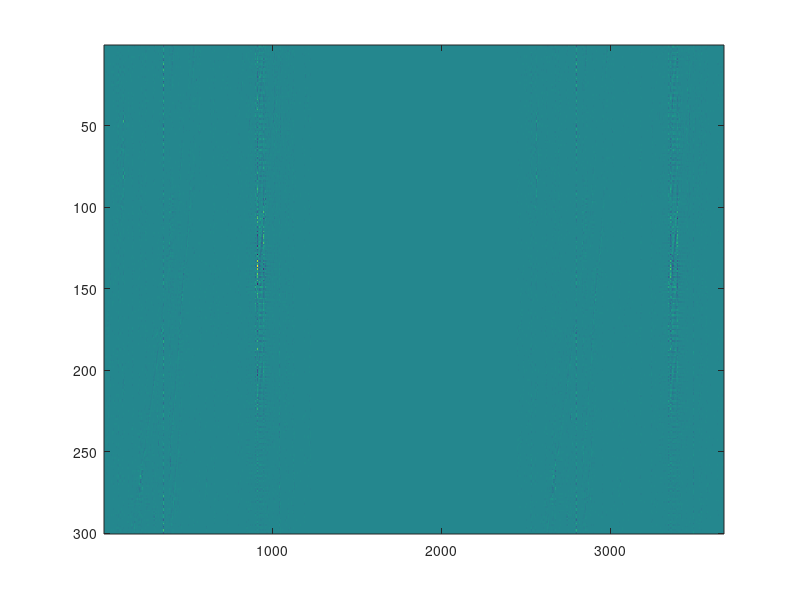

Here is the MATLAB script that generated this plot: (Note: this script raises an error after producing the figure.)
%% THIS IS A SCRIPT TO DEMONSTRATE RESIDUAL DICTIONARY LEARNING FOR SIGNAL LEAKAGE RETRIEVAL
clc;clear;close all;

addpath(genpath('./subroutines'));


%% from urban DAS
%% patch size l1*l2
l1=32;l2=32;s1=16;s2=16;
c1=32;c2=16;%size of the 1D cosine dictionary (if c2>c1, overcomplete)
%% DCT dictionary (dctmtx will generates orthogonal transform)
dct=zeros(c1,c2);
for k=0:1:c2-1
    V=cos([0:1:c1-1]'*k*pi/c2);
    if k>0
        V=V-mean(V);
    end
    dct(:,k+1)=V/norm(V);
end
DCT=kron(dct,dct);%2D DCT dictionary (64,256)
param=struct('T',3,'niter',10,'mode',1,'K',64,'D',DCT);
perc=7;

%chenyk.data/students_postdocs/wanghang/urbandas_example/d_in.mat ./
%chenyk.data/students_postdocs/wanghang/urbandas_example/d_out.mat ./

load data/wang_in.mat;
load data/wang_out.mat;

d=d_in;
d3=d_out;
figure('units','normalized','Position',[0.2 0.4 0.8, 0.6],'color','w');
imagesc([d,d3,d-d3]);colormap(sr_seis);caxis([-0.01,0.01]);

%test clip
d1=sr_clip(d,-0.04,0.04);
figure('units','normalized','Position',[0.2 0.4 0.8, 0.6],'color','w');
imagesc([d,d1,d-d1]);colormap(sr_seis);caxis([-0.01,0.01]);

%test bp
d2=sr_bandpass(d,0.004,0,40);
figure('units','normalized','Position',[0.2 0.4 0.8, 0.6],'color','w');
imagesc([d,d2,d-d2]);colormap(sr_seis);caxis([-0.01,0.01]);


%% residual learning
% X=sr_patch(d,mode,l1,l2,s1,s2);
% [D,G]=sr_sgk(X,param);
% G2=sr_ompN(D,X,T);
% perc=1;
% G2=sr_pthresh(G2,'ph',perc);
% X2=D*G2;
% d3=sr_patch_inv(X2,mode,n1,n2,l1,l2,s1,s2);
% figure;imagesc([dc,d,d3,d-d3]);colormap(sr_seis);
% sr_snr(dc,d3)
[n1,n2]=size(d);
XX=sr_patch(d3,1,l1,l2,s1,s2);
% XXn=sr_patch(sr_clip(d-d3,-0.02,0.02),1,l1,l2,s1,s2);
XXn=sr_patch(sr_bandpass(sr_clip(d-d3,-0.04,0.04),0.004,0,40),1,l1,l2,s1,s2);
[DD,GG]=sr_sgk(XX,param);
Gn=sr_ompN(DD,XXn,3);
perc=1;
Gn=sr_pthresh(Gn,'ph',perc);
Xn=DD*Gn;
d33=sr_patch_inv(Xn,1,n1,n2,l1,l2,s1,s2);
d33=sr_mf(d33,5,1,1);
d33=sr_mf(d33,5,1,2);
d4=d3+d33;
% figure('units','normalized','Position',[0.2 0.4 0.8, 0.6],'color','w');
% imagesc([d,d3,d-d3,d33,d-d3-d33]);colormap(sr_seis);caxis([-0.01,0.01]);
% figure('units','normalized','Position',[0.2 0.4 0.8, 0.6],'color','w');
% imagesc([d,d3,d4,d-d3,d-d4]);colormap(sr_seis);caxis([-0.01,0.01]);

dt=0.20;%s
dx=1;%m
t=[0:n1-1]*dt;
x=1:n2;
indt=100:151;indx=900:1000;indt2=200:250;indx2=200:400;
figure('units','normalized','Position',[0.2 0.4 0.6, 1.0],'color','w');
subplot(6,3,1);imagesc(x,t,d);colormap(sr_seis);caxis([-0.01,0.01]);title('Raw');ylabel('Time (s)','Fontsize',10,'fontweight','bold');sr_framebox(x(indx(1)),x(indx(end)),t(indt(1)),t(indt(end)),'g',2);sr_framebox(x(indx2(1)),x(indx2(end)),t(indt2(1)),t(indt2(end)),'r',2);set(gca,'Linewidth',2,'Fontsize',10,'Fontweight','bold');text(-220,-8.5,'(a)','color','k','Fontsize',20,'fontweight','bold');
subplot(6,3,2);imagesc(x,t,d3);colormap(sr_seis);caxis([-0.01,0.01]);title("Wang's");sr_framebox(x(indx(1)),x(indx(end)),t(indt(1)),t(indt(end)),'g',2);sr_framebox(x(indx2(1)),x(indx2(end)),t(indt2(1)),t(indt2(end)),'r',2);set(gca,'Linewidth',2,'Fontsize',10,'Fontweight','bold');text(-220,-8.5,'(b)','color','k','Fontsize',20,'fontweight','bold');
subplot(6,3,3);imagesc(x,t,d4);colormap(sr_seis);caxis([-0.01,0.01]);title('New');sr_framebox(x(indx(1)),x(indx(end)),t(indt(1)),t(indt(end)),'g',2);sr_framebox(x(indx2(1)),x(indx2(end)),t(indt2(1)),t(indt2(end)),'r',2);set(gca,'Linewidth',2,'Fontsize',10,'Fontweight','bold');text(-220,-8.5,'(c)','color','k','Fontsize',20,'fontweight','bold');
subplot(6,3,4);imagesc(x,t,d33);colormap(sr_seis);caxis([-0.01,0.01]);title('Retrieved signal');xlabel('Channel','Fontsize',10,'fontweight','bold');ylabel('Time (s)','Fontsize',10,'fontweight','bold');sr_framebox(x(indx(1)),x(indx(end)),t(indt(1)),t(indt(end)),'g',2);sr_framebox(x(indx2(1)),x(indx2(end)),t(indt2(1)),t(indt2(end)),'r',2);set(gca,'Linewidth',2,'Fontsize',10,'Fontweight','bold');text(-220,-8.5,'(d)','color','k','Fontsize',20,'fontweight','bold');
subplot(6,3,5);imagesc(x,t,d-d3);colormap(sr_seis);caxis([-0.01,0.01]);title("Wang's Noise");xlabel('Channel','Fontsize',10,'fontweight','bold');sr_framebox(x(indx(1)),x(indx(end)),t(indt(1)),t(indt(end)),'g',2);sr_framebox(x(indx2(1)),x(indx2(end)),t(indt2(1)),t(indt2(end)),'r',2);set(gca,'Linewidth',2,'Fontsize',10,'Fontweight','bold');text(-220,-8.5,'(e)','color','k','Fontsize',20,'fontweight','bold');
subplot(6,3,6);imagesc(x,t,d-d4);colormap(sr_seis);caxis([-0.01,0.01]);title('New noise');xlabel('Channel','Fontsize',10,'fontweight','bold');sr_framebox(x(indx(1)),x(indx(end)),t(indt(1)),t(indt(end)),'g',2);sr_framebox(x(indx2(1)),x(indx2(end)),t(indt2(1)),t(indt2(end)),'r',2);set(gca,'Linewidth',2,'Fontsize',10,'Fontweight','bold');text(-220,-8.5,'(f)','color','k','Fontsize',20,'fontweight','bold');


% t=1:n1;
% x=1:n2;
% indt=1800:2000;indx=200:300;
% figure('units','normalized','Position',[0.2 0.4 0.8, 1.0],'color','w');
subplot(6,3,6+1);imagesc(x(indx),t(indt),d(indt,indx));colormap(sr_seis);caxis([-0.01,0.01]);title('Raw');ylabel('Time (s)','Fontsize',10,'fontweight','bold');set(gca,'Linewidth',2,'Fontsize',10,'Fontweight','bold','xcolor','g','ycolor','g');text(880,18,'(g)','color','k','Fontsize',20,'fontweight','bold');
subplot(6,3,6+2);imagesc(x(indx),t(indt),d3(indt,indx));colormap(sr_seis);caxis([-0.01,0.01]);title("Wang's");set(gca,'Linewidth',2,'Fontsize',10,'Fontweight','bold','xcolor','g','ycolor','g');
subplot(6,3,6+3);imagesc(x(indx),t(indt),d4(indt,indx));colormap(sr_seis);caxis([-0.01,0.01]);title('New');set(gca,'Linewidth',2,'Fontsize',10,'Fontweight','bold','xcolor','g','ycolor','g');
subplot(6,3,6+4);imagesc(x(indx),t(indt),d33(indt,indx));colormap(sr_seis);caxis([-0.01,0.01]);title('Retrieved signal');ylabel('Time (s)','Fontsize',10,'fontweight','bold');set(gca,'Linewidth',2,'Fontsize',10,'Fontweight','bold','xcolor','g','ycolor','g');
subplot(6,3,6+5);imagesc(x(indx),t(indt),d(indt,indx)-d3(indt,indx));colormap(sr_seis);caxis([-0.01,0.01]);title("Wang's Noise");set(gca,'Linewidth',2,'Fontsize',10,'Fontweight','bold','xcolor','g','ycolor','g');
subplot(6,3,6+6);imagesc(x(indx),t(indt),d(indt,indx)-d4(indt,indx));colormap(sr_seis);caxis([-0.01,0.01]);title('New noise');set(gca,'Linewidth',2,'Fontsize',10,'Fontweight','bold','xcolor','g','ycolor','g');
% print(gcf,'-dpng','-r300','wang_z1.png');
%%

% t=1:n1;
% x=1:n2;
% indt2=1750:2000;indx2=450:550;
% figure('units','normalized','Position',[0.2 0.4 0.8, 0.6],'color','w');
subplot(6,3,6+7);imagesc(x(indx2),t(indt2),d(indt2,indx2));colormap(sr_seis);caxis([-0.01,0.01]);title('Raw');ylabel('Time (s)','Fontsize',10,'fontweight','bold');set(gca,'Linewidth',2,'Fontsize',10,'Fontweight','bold','xcolor','r','ycolor','r');text(160,38,'(h)','color','k','Fontsize',20,'fontweight','bold');
subplot(6,3,6+8);imagesc(x(indx2),t(indt2),d3(indt2,indx2));colormap(sr_seis);caxis([-0.01,0.01]);title("Wang's");set(gca,'Linewidth',2,'Fontsize',10,'Fontweight','bold','xcolor','r','ycolor','r');
subplot(6,3,6+9);imagesc(x(indx2),t(indt2),d4(indt2,indx2));colormap(sr_seis);caxis([-0.01,0.01]);title('New');set(gca,'Linewidth',2,'Fontsize',10,'Fontweight','bold','xcolor','r','ycolor','r');
subplot(6,3,6+10);imagesc(x(indx2),t(indt2),d33(indt2,indx2));colormap(sr_seis);caxis([-0.01,0.01]);title('Retrieved signal');xlabel('Channel','Fontsize',10,'fontweight','bold');ylabel('Time (s)','Fontsize',10,'fontweight','bold');set(gca,'Linewidth',2,'Fontsize',10,'Fontweight','bold','xcolor','r','ycolor','r');
subplot(6,3,6+11);imagesc(x(indx2),t(indt2),d(indt2,indx2)-d3(indt2,indx2));colormap(sr_seis);caxis([-0.01,0.01]);xlabel('Channel','Fontsize',10,'fontweight','bold');title("Wang's noise");set(gca,'Linewidth',2,'Fontsize',10,'Fontweight','bold','xcolor','r','ycolor','r');
subplot(6,3,6+12);imagesc(x(indx2),t(indt2),d(indt2,indx2)-d4(indt2,indx2));colormap(sr_seis);caxis([-0.01,0.01]);xlabel('Channel','Fontsize',10,'fontweight','bold');title('New noise');set(gca,'Linewidth',2,'Fontsize',10,'Fontweight','bold','xcolor','r','ycolor','r');
print(gcf,'-dpng','-r300','wang.png');
print(gcf,'-depsc','-r300','wang.eps');


figure('units','normalized','Position',[0.2 0.4 0.53, 1]);
for ia=1:64
    subplot(8,8,ia);imagesc(linspace(-1,1,l1),linspace(-1,1,l1),reshape(DCT(:,ia),l1,l2));colormap(sr_seis);caxis([-0.2,0.2]);
    set(gca,'Linewidth',1.5,'Fontsize',16);
    set(gca,'xticklabel',[]);set(gca,'yticklabel',[]);
end
print(gcf,'-depsc','-r300','wang_atoms1.eps');

figure('units','normalized','Position',[0.2 0.4 0.53, 1]);
rand('state',2024);
inds=randperm(64);
DD2=DD(:,inds);
inds=[5,7,8,9,11,14,16,19,21,26,27,28,31,33,35,36,38,41,44,53,59,64];
for ia=1:64
    subplot(8,8,ia);imagesc(linspace(-1,1,l1),linspace(-1,1,l1),reshape(DD2(:,ia),l1,l2));colormap(sr_seis);caxis([-0.2,0.2]);
    if ismember(ia,inds)
        sr_draw_circle(0,0,0.5,'g.');
    end
    set(gca,'Linewidth',1.5,'Fontsize',16);
    set(gca,'xticklabel',[]);set(gca,'yticklabel',[]);
end
print(gcf,'-depsc','-r300','wang_atoms2.eps');
print(gcf,'-dpng','-r300','wang_atoms2.png');

save wang_atom.mat DCT DD DD2




%% plot patches
figure;imagesc(XXn(:,:));colormap(sr_seis);caxis([-0.01,0.01]);
figure;imagesc(Xn(:,:));colormap(sr_seis);caxis([-0.01,0.01]);



XXn2=[];
Xn2=[];
figure('units','normalized','Position',[0.2 0.4 0.53, 1]);
rand('state',2024);
inds=randperm(64);
DD2=DD(:,inds);
inds=[2,4,14,16,19,21,24,27,29,30,33,35,38,42,44,45,47,52,53,59,60,61,63];
ntmp=400

inds2=[4,5,6,7,8,11,12,13,36,37,38,39,40,41,42,44];
for ia=[1:64]+ntmp
    subplot(8,8,ia-ntmp);imagesc(linspace(-1,1,l1),linspace(-1,1,l1),reshape(XXn(:,ia),l1,l1));colormap(sr_seis);caxis([-.01,.01]);
    if ismember(ia,inds)
        sr_draw_circle(0,0,0.5,'w');
    end
    set(gca,'Linewidth',1.5,'Fontsize',16);
    set(gca,'xticklabel',[]);set(gca,'yticklabel',[]);

    if ismember(ia-ntmp,inds2);
        XXn2=[XXn2,XXn(:,ia)];
    end
end



% print(gcf,'-depsc','-r300','wang_patch0.eps');

figure('units','normalized','Position',[0.2 0.4 0.53, 1]);
rand('state',2024);
inds=randperm(64);
DD2=DD(:,inds);
inds=[2,4,14,16,19,21,24,27,29,30,33,35,38,42,44,45,47,52,53,59,60,61,63];
% ntmp=4000
for ia=[1:64]+ntmp
    subplot(8,8,ia-ntmp);imagesc(linspace(-1,1,l1),linspace(-1,1,l1),reshape(Xn(:,ia),l1,l1));colormap(sr_seis);caxis([-.01,.01]);
    if ismember(ia,inds)
        sr_draw_circle(0,0,0.5,'w');
    end
    set(gca,'Linewidth',1.5,'Fontsize',16);
    set(gca,'xticklabel',[]);set(gca,'yticklabel',[]);
    if ismember(ia-ntmp,inds2);
        Xn2=[Xn2,Xn(:,ia)];
    end
end
% print(gcf,'-depsc','-r300','wang_patch1.eps');

figure('units','normalized','Position',[0.2 0.4 0.53, 1]);
rand('state',2024);
inds=randperm(64);
DD2=DD(:,inds);
inds=[2,4,14,16,19,21,24,27,29,30,33,35,38,42,44,45,47,52,53,59,60,61,63];
% ntmp=4000
for ia=[1:64]+ntmp
    subplot(8,8,ia-ntmp);imagesc(linspace(-1,1,l1),linspace(-1,1,l1),reshape(XXn(:,ia)-Xn(:,ia),l1,l1));colormap(sr_seis);caxis([-.01,.01]);
    if ismember(ia,inds)
        sr_draw_circle(0,0,0.5,'w');
    end
    set(gca,'Linewidth',1.5,'Fontsize',16);
    set(gca,'xticklabel',[]);set(gca,'yticklabel',[]);
end
% print(gcf,'-depsc','-r300','wang_patch2.eps');


figure('units','normalized','Position',[0.2 0.4 0.53, 1]);
for ia=[1:16]
    subplot(4,4,ia);imagesc(linspace(-1,1,l1),linspace(-1,1,l1),reshape(XXn2(:,ia),l1,l1));colormap(sr_seis);caxis([-.02,.02]);
    set(gca,'Linewidth',1.5,'Fontsize',16);
    set(gca,'xticklabel',[]);set(gca,'yticklabel',[]);
end
sr_anno2;
print(gcf,'-depsc','-r300','wang_patch0.eps');

figure('units','normalized','Position',[0.2 0.4 0.53, 1]);
for ia=[1:16]
    subplot(4,4,ia);imagesc(linspace(-1,1,l1),linspace(-1,1,l1),reshape(Xn2(:,ia),l1,l1));colormap(sr_seis);caxis([-.02,.02]);
    set(gca,'Linewidth',1.5,'Fontsize',16);
    set(gca,'xticklabel',[]);set(gca,'yticklabel',[]);
end
sr_anno2;
print(gcf,'-depsc','-r300','wang_patch1.eps');

figure('units','normalized','Position',[0.2 0.4 0.53, 1]);
for ia=[1:16]
    subplot(4,4,ia);imagesc(linspace(-1,1,l1),linspace(-1,1,l1),reshape(XXn2(:,ia)-Xn2(:,ia),l1,l1));colormap(sr_seis);caxis([-.02,.02]);
    set(gca,'Linewidth',1.5,'Fontsize',16);
    set(gca,'xticklabel',[]);set(gca,'yticklabel',[]);
end
sr_anno2;
print(gcf,'-depsc','-r300','wang_patch2.eps');


